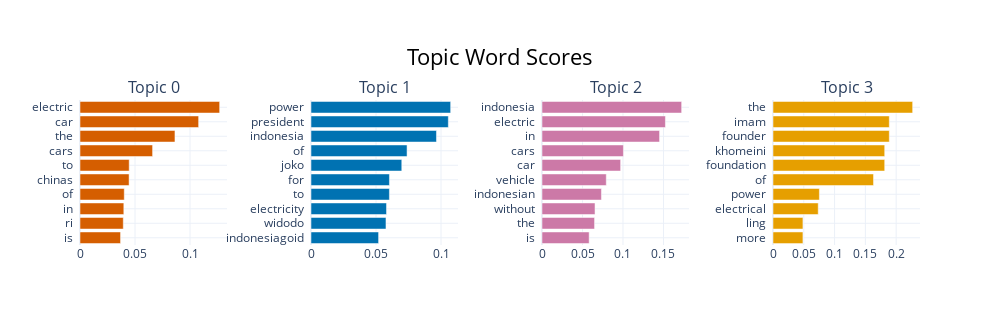

Notebook code for this chart:
### Code cell
topic_model.visualize_barchart(top_n_topics = 16, n_words = 10)

### Figure 1 — Plotly figure (JSON) as saved in the notebook; plotly's stock layout.template omitted (floating-point values rounded to 4 significant figures)
{"data": [{"marker": {"color": "#D55E00"}, "orientation": "h", "type": "bar", "x": [0.03687, 0.03935, 0.03984, 0.04024, 0.04461, 0.04473, 0.06598, 0.08632, 0.1078, 0.1269], "xaxis": "x", "y": ["is  ", "ri  ", "in  ", "of  ", "chinas  ", "to  ", "cars  ", "the  ", "car  ", "electric  "], "yaxis": "y"}, {"marker": {"color": "#0072B2"}, "orientation": "h", "type": "bar", "x": [0.05198, 0.05767, 0.05808, 0.0603, 0.06032, 0.06981, 0.07388, 0.09649, 0.1056, 0.1074], "xaxis": "x2", "y": ["indonesiagoid  ", "widodo  ", "electricity  ", "to  ", "for  ", "joko  ", "of  ", "indonesia  ", "president  ", "power  "], "yaxis": "y2"}, {"marker": {"color": "#CC79A7"}, "orientation": "h", "type": "bar", "x": [0.05821, 0.0649, 0.06546, 0.07337, 0.07937, 0.09708, 0.1005, 0.1451, 0.1524, 0.1724], "xaxis": "x3", "y": ["is  ", "the  ", "without  ", "indonesian  ", "vehicle  ", "car  ", "cars  ", "in  ", "electric  ", "indonesia  "], "yaxis": "y3"}, {"marker": {"color": "#E69F00"}, "orientation": "h", "type": "bar", "x": [0.04861, 0.04861, 0.07346, 0.07532, 0.1633, 0.1814, 0.1814, 0.1889, 0.1889, 0.2268], "xaxis": "x4", "y": ["more  ", "ling  ", "electrical  ", "power  ", "of  ", "foundation  ", "khomeini  ", "founder  ", "imam  ", "the  "], "yaxis": "y4"}], "layout": {"annotations": [{"font": {"size": 16}, "showarrow": false, "text": "Topic 0", "x": 0.0875, "xanchor": "center", "xref": "paper", "y": 1, "yanchor": "bottom", "yref": "paper"}, {"font": {"size": 16}, "showarrow": false, "text": "Topic 1", "x": 0.3625, "xanchor": "center", "xref": "paper", "y": 1, "yanchor": "bottom", "yref": "paper"}, {"font": {"size": 16}, "showarrow": false, "text": "Topic 2", "x": 0.6375, "xanchor": "center", "xref": "paper", "y": 1, "yanchor": "bottom", "yref": "paper"}, {"font": {"size": 16}, "showarrow": false, "text": "Topic 3", "x": 0.9125, "xanchor": "center", "xref": "paper", "y": 1, "yanchor": "bottom", "yref": "paper"}], "height": 325, "hoverlabel": {"bgcolor": "white", "font": {"family": "Rockwell", "size": 16}}, "showlegend": false, "title": {"font": {"color": "Black", "size": 22}, "text": "Topic Word Scores", "x": 0.5, "xanchor": "center", "yanchor": "top"}, "width": 1000, "xaxis": {"anchor": "y", "domain": [0, 0.175], "showgrid": true}, "xaxis2": {"anchor": "y2", "domain": [0.275, 0.45], "showgrid": true}, "xaxis3": {"anchor": "y3", "domain": [0.55, 0.725], "showgrid": true}, "xaxis4": {"anchor": "y4", "domain": [0.825, 1], "showgrid": true}, "yaxis": {"anchor": "x", "domain": [0, 1], "showgrid": true}, "yaxis2": {"anchor": "x2", "domain": [0, 1], "showgrid": true}, "yaxis3": {"anchor": "x3", "domain": [0, 1], "showgrid": true}, "yaxis4": {"anchor": "x4", "domain": [0, 1], "showgrid": true}}}
